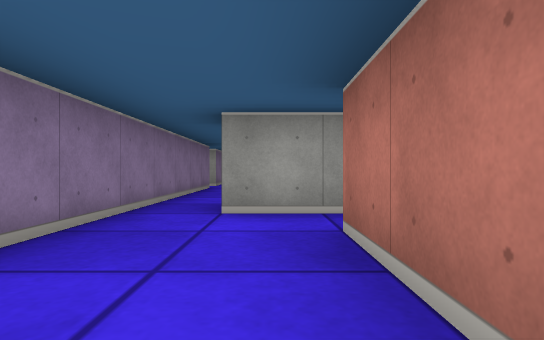
View 1 (above)

24 first-person views from a walk through a cub3D ray-caster map. The camera is about half as high as the walls, looks level and sees 75° across. The floor is counted in squares. Each view is taken from the middle of a square. On the plan, view 1 faces up. The plan holds only what a view shows up to about 9 squares ahead; the rest is blank.

View 2
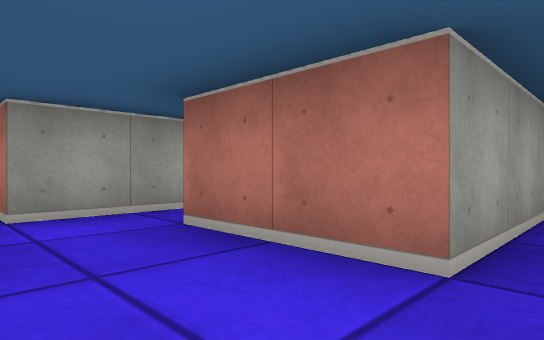

View 3
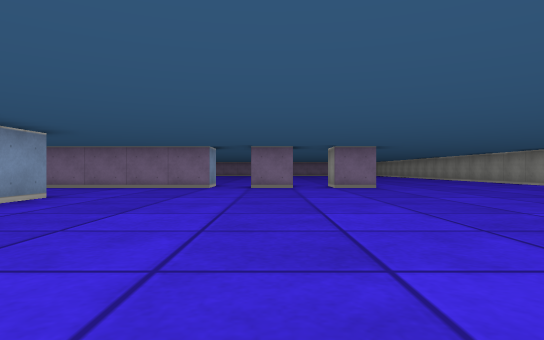

View 4
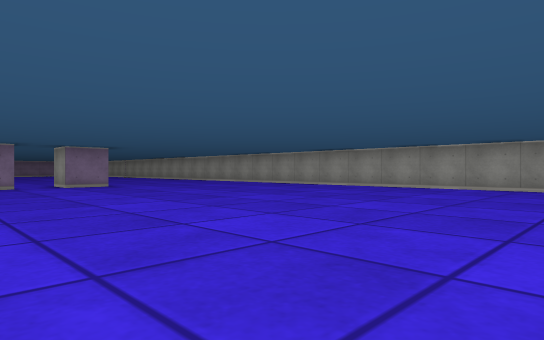

View 5
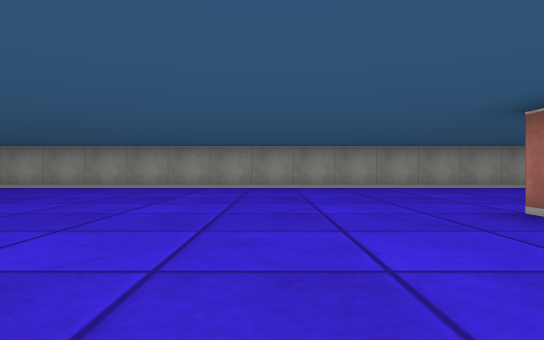

View 6
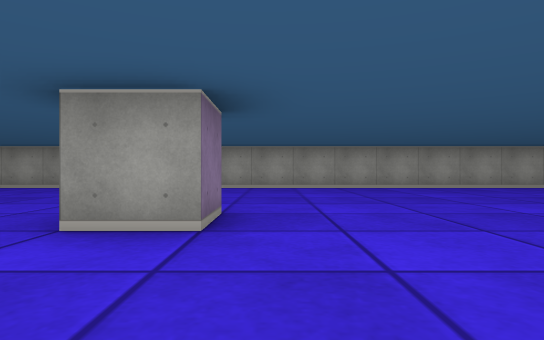

View 7
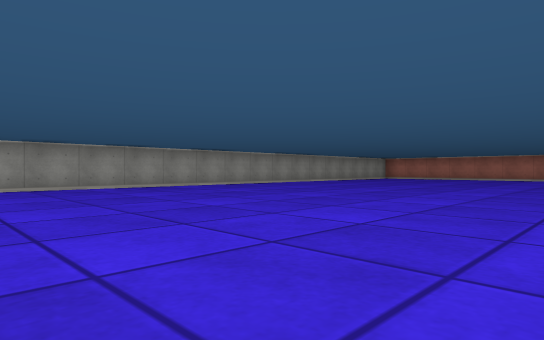

View 8
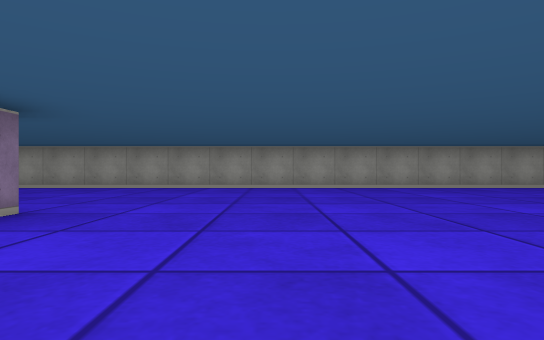

View 9
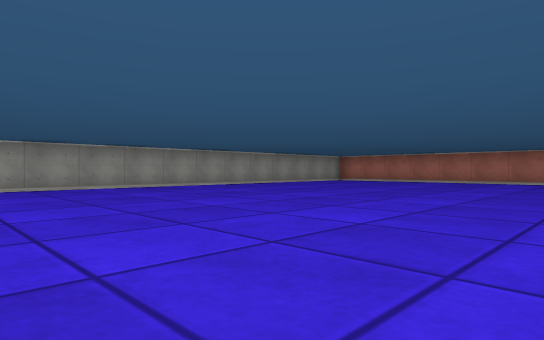

View 10
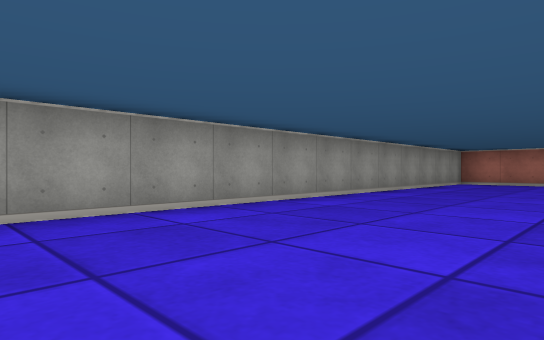

View 11
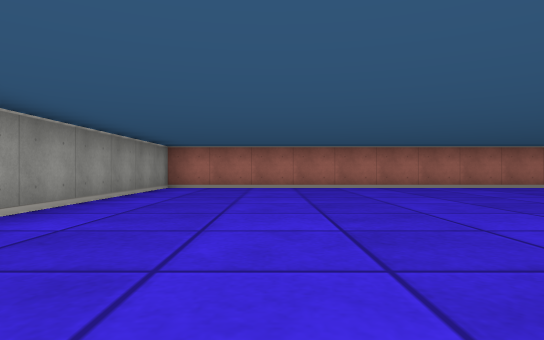

View 12
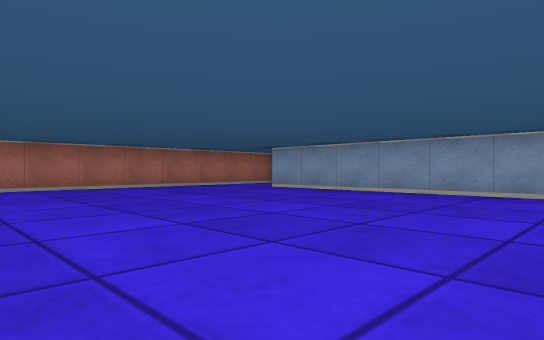

View 13
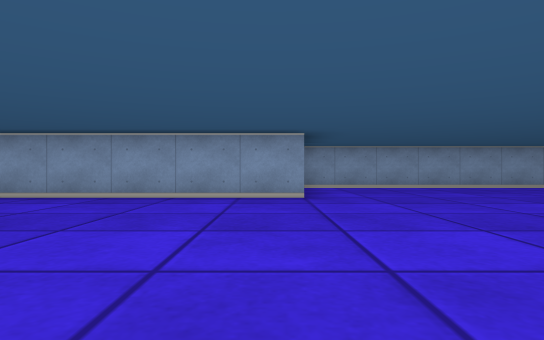

View 14
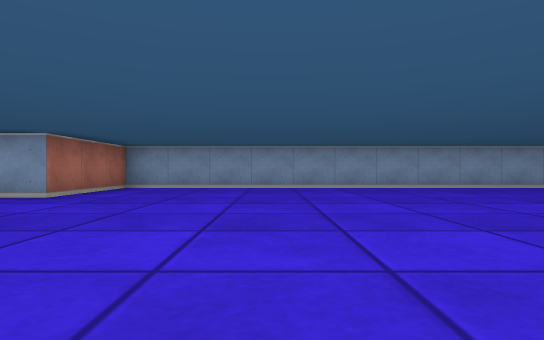

View 15
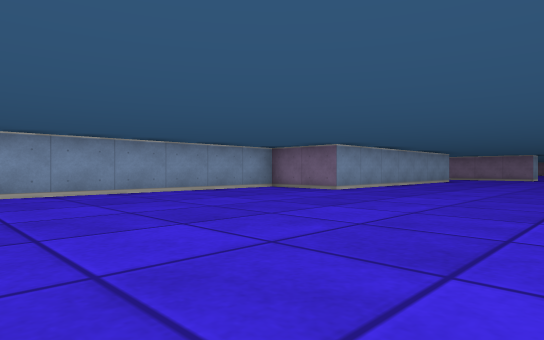

View 16
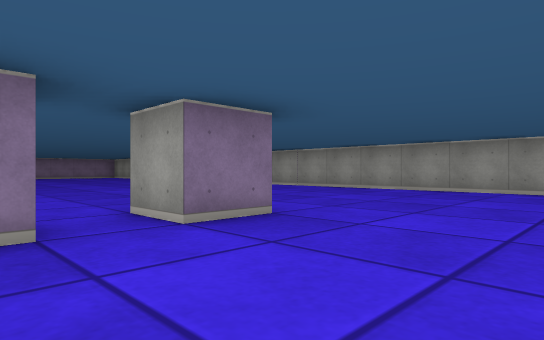

View 17
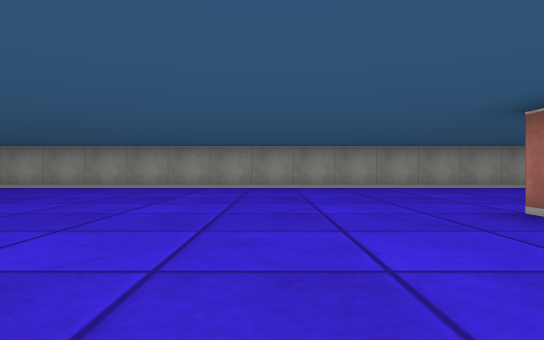

View 18
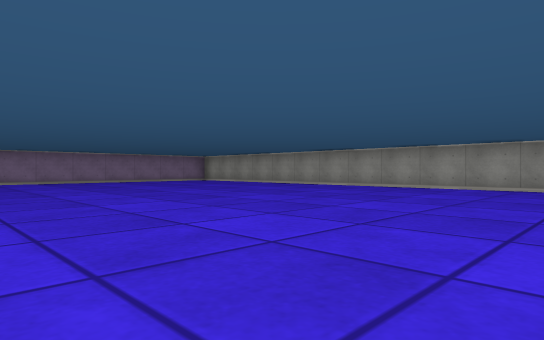

View 19
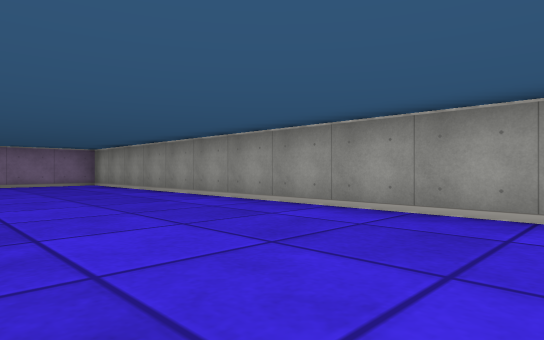

View 20
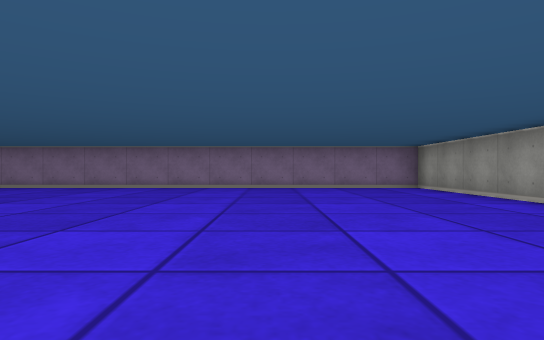

View 21
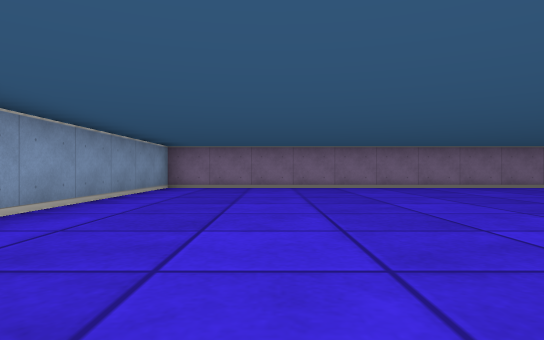

View 22
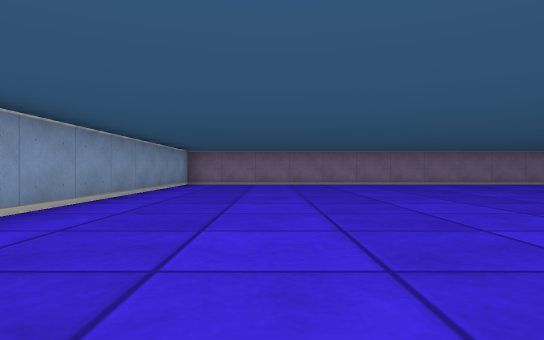

View 23
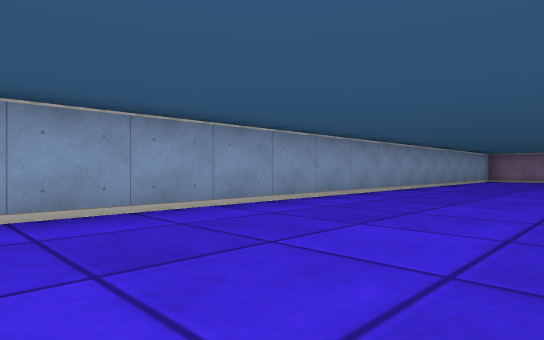

View 24
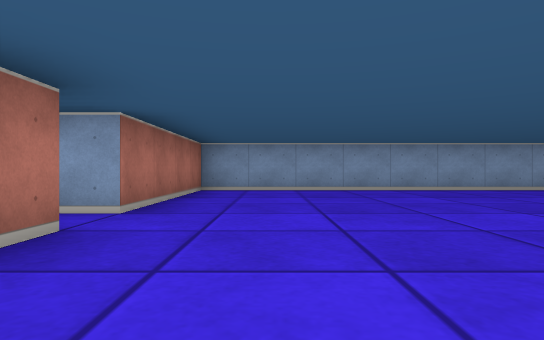

### Floor plan
Points are (right, up) in squares from view 1. A wall is a line through its corners. A room is listed if a view was taken in it or the views show most of it. See-through windows are left out.
Room 1 (views 1, 2)
walls: (0.5, 0.5) (0.5, 2.5)
ways out: opening at (-0.5, 1.5); opening at (1, 0)
Room 2 (views 3, 4, 5, 6, 7, 8, 9, 10, 11, 12, 13, 14, 15, 16, 17, 18, 19, 20, 21, 22, 23, 24)
walls: (6.8, 6.5) (8.5, 6.5) (8.5, 4.8); (1.5, 6.5) (2.5, 6.5); (-1.5, 10.6) (-1.5, 9.5); (-1.5, 12.6) (-1.5, 11.5) (-2.5, 11.5); (8.8, 4.5) (20.5, 4.5) (20.5, 7.5) (27.2, 7.5); (-2.5, 9.5) (-2.5, 10.1); (12.5, 12.5) (12.5, 11.5) (11.5, 11.5); (29.5, 8.4) (29.5, 17.5) (-18.5, 17.5) (-18.5, 4.5) (-2.5, 4.5) (-2.5, 8.5) (-1.5, 8.5) (-1.5, 4.6)
ways out: opening at (-1, 4)

Positions as (right, up) in squares from view 1, and headings:
1: (0, 0), facing up
2: (-1, 0), facing up-right
3: (7, 10), facing left
4: (8, 9), facing up-left
5: (9, 9), facing up
6: (13, 9), facing up
7: (13, 9), facing up-right
8: (15, 9), facing up
9: (17, 9), facing up-right
10: (18, 14), facing up-right
11: (21, 15), facing right
12: (21, 14), facing down-right
13: (21, 13), facing down
14: (17, 13), facing down
15: (15, 11), facing down-left
16: (1, 10), facing up-left
17: (-5, 9), facing up
18: (-6, 9), facing up-left
19: (-8, 14), facing up-left
20: (-10, 14), facing left
21: (-10, 7), facing left
22: (-8, 7), facing left
23: (-4, 8), facing down-left
24: (-4, 12), facing down
